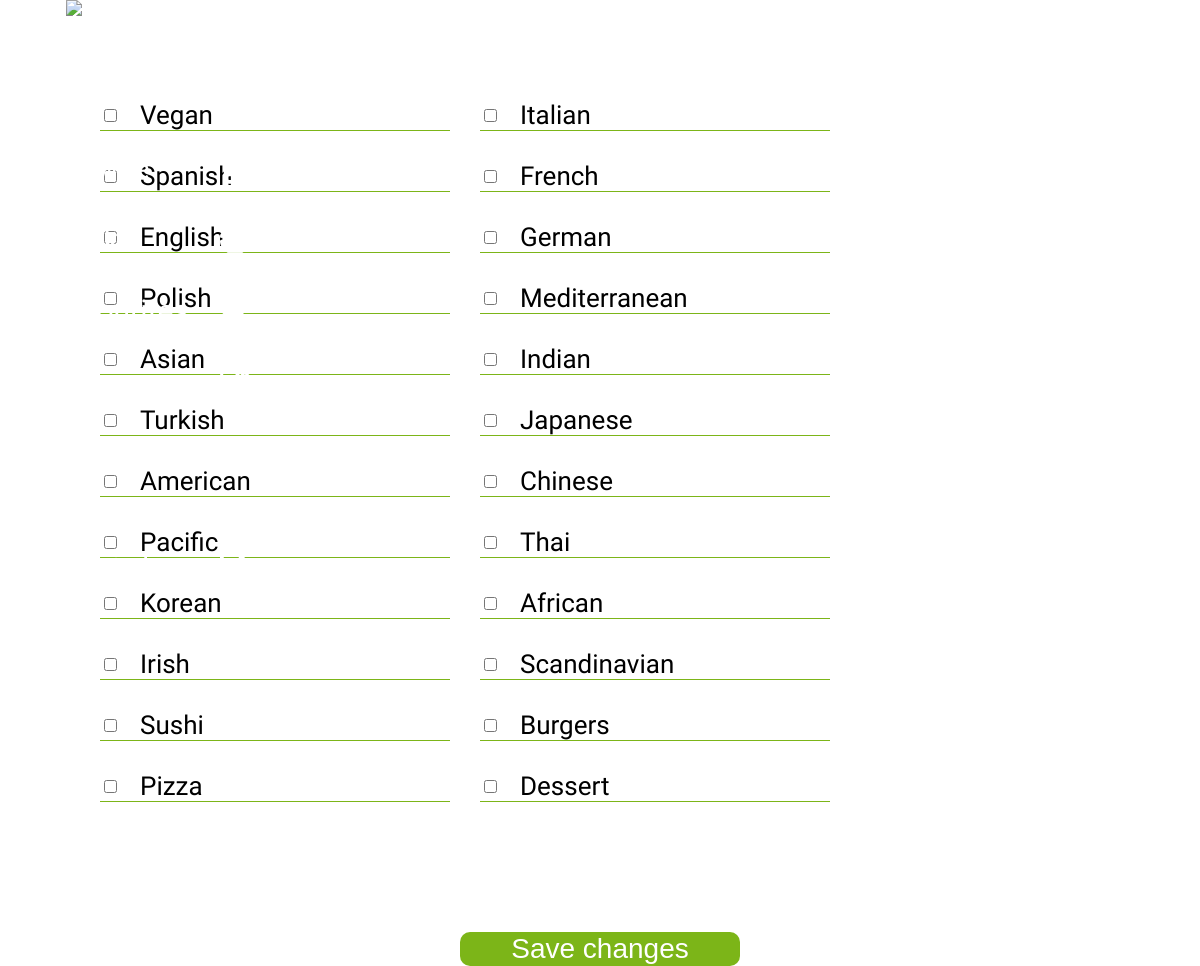
The app's page /Views/current_user_preferences.php (signed in), older data.
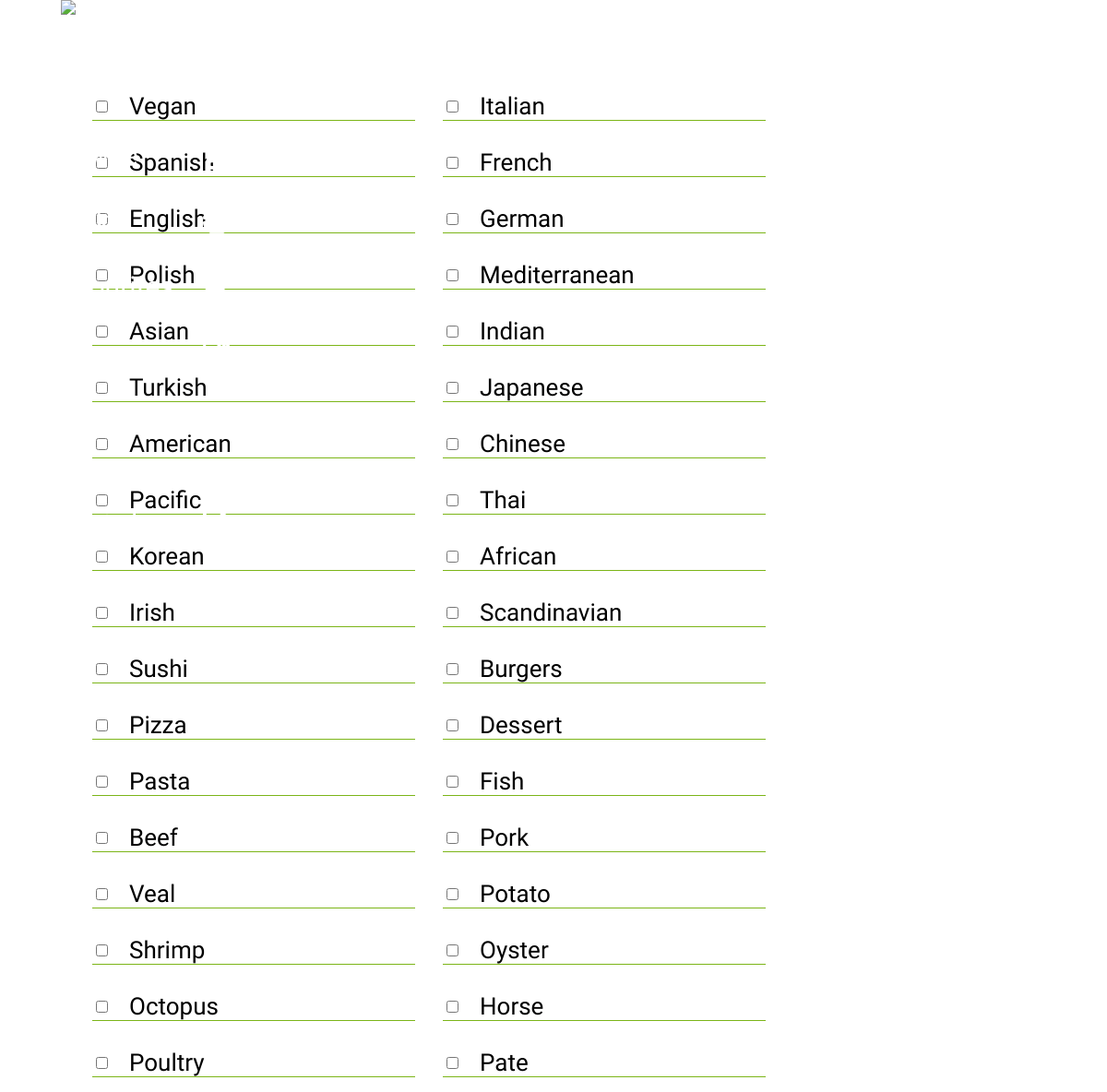
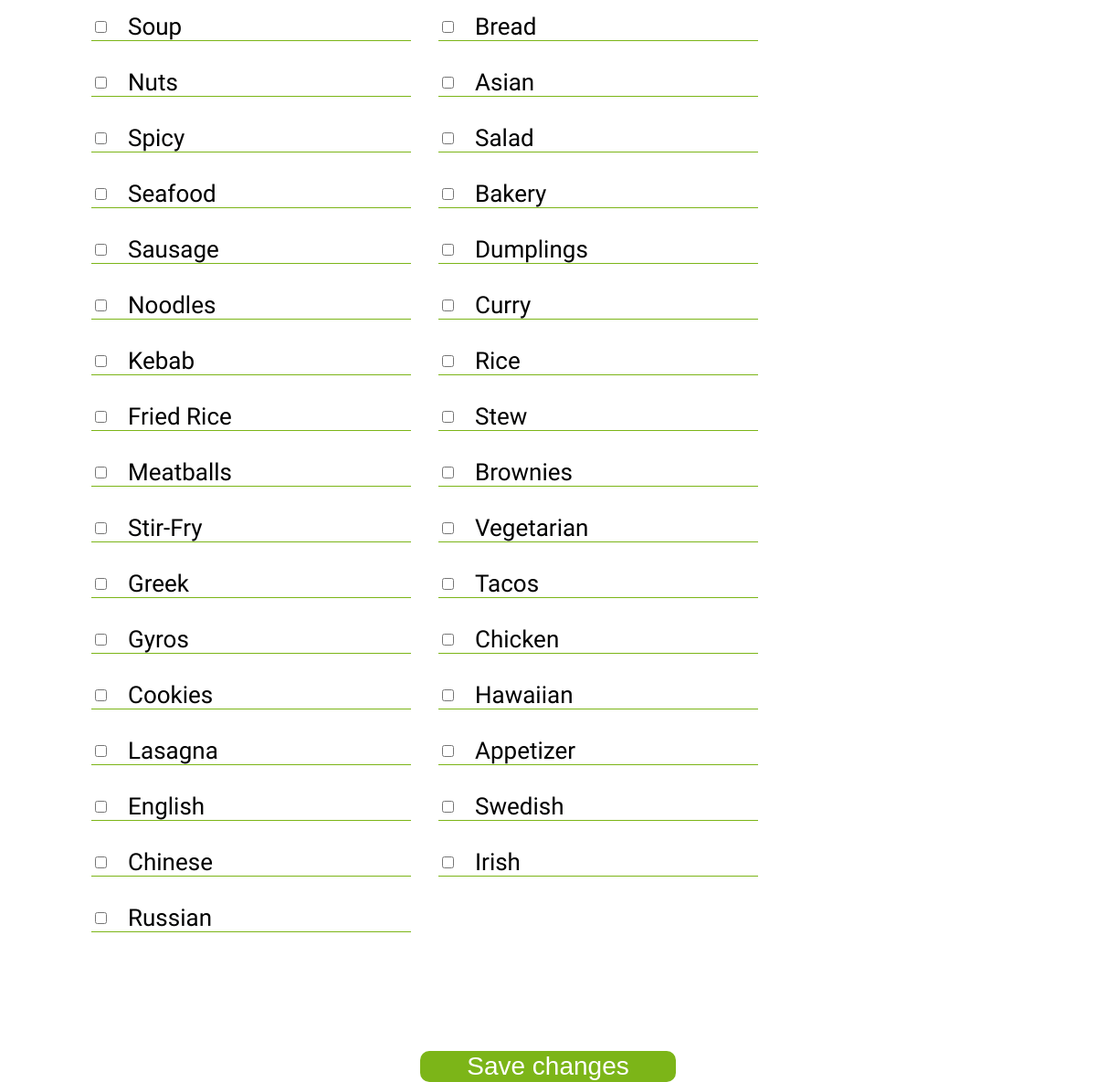
The same page, newer data (2 pictures, top to bottom).
### tables this page shows
CREATE TABLE `user_preferences` (
  `user_pref_id` int(11) NOT NULL,
  `user_id` int(11) NOT NULL,
  `preference` int(11) NOT NULL
);

CREATE TABLE `categories` (
  `category_id` int(11) NOT NULL,
  `category_name` longtext NOT NULL
);

### Classes/user_recipe_preferences_classes.php (called while the page is built, shortened)
<?php
class UserPreference extends Dbh
{
    private int $userId;
    public function __construct(int $userId)
    {
        $this->userId = $userId;
    }
    public function getPreferences(): array
    {
        $connection = $this->connect();
        $query = 'SELECT * FROM categories';
        $stmt = $connection->prepare($query);
        $stmt->execute();
        $categories = $stmt->fetchAll(PDO::FETCH_ASSOC);
        return $categories;
    }
    public function getUserPreferences(): array
    {
        $connection = $this->connect();
        $query = "SELECT preference FROM user_preferences WHERE user_id = :user_id";
        $stmt = $connection->prepare($query);
        $stmt->bindParam(':user_id',$this->userId, PDO::PARAM_INT);
        $stmt->execute();
        $preferences = $stmt->fetchAll(PDO::FETCH_ASSOC);
        return $preferences;
    }
}
?>

### Views/current_user_preferences.php (the view, shortened to what this page needs)
<?php require "nav.php" ?>
<link rel="stylesheet" href="CSS/current_user_preferences.css">
<main class="col-xs-12 col-sm-10 col-md-6 col-lg-11">
    <form method="POST" action="process_form.php">
        <section>
            <?php
            require_once '../Classes/user_recipe_preferences_classes.php';
            $userPreferences = new UserPreference($_SESSION['userid']);
            $categories = $userPreferences->getPreferences();
            $user_prefs = $userPreferences->getUserPreferences();
            $preferences_array = explode(', ', $user_prefs[0]['preference']);
            if (empty($categories)) {
                echo "No categories found!";
            } else {
                foreach ($categories as $category) {
                    $category_name = $category['category_name'];
                    $is_checked = in_array($category_name, $preferences_array);
            ?>
            <div class="preferences">
                <input type="checkbox" <?php if ($is_checked) echo 'checked="checked"'; ?> name="categories[]"
                    value="<?php echo $category['category_name']; ?>">
                <label><?php echo $category['category_name']; ?></label>
            </div>
            <?php
                }
            }
            ?>
        </section>
        <button class="save_changes_button" type="submit">Save changes</button>
    </form>
</main>

### Views/header.php (shortened to what this page needs)
<!DOCTYPE html>
<html lang="eng">
<head>
    <link rel="stylesheet" href="https://cdnjs.cloudflare.com/ajax/libs/flexboxgrid/6.3.1/flexboxgrid.min.css"
        type="text/css">
    <link rel="stylesheet" href="CSS/header.css">
    <link rel="stylesheet" href="CSS/body_grid.css">
</head>
<body>

### Views/nav.php (shortened to what this page needs)
<?php require "header.php" ?>
<link rel="stylesheet" href="CSS/hamburgers.min.css">
<link rel="stylesheet" href="CSS/nav.css">
<aside class="navigation">
    <nav>
        <h2>Recipello</h2>
        <ul>
            <li><a href="mainpage.php">Browse <i class="fa-solid fa-book"></i></a></li>
            <li><a href="#">Cook <i class="fa-solid fa-bowl-food"></i></a></li>
            <?php
            if (isset($_SESSION['userid'])) {
            ?>
                <li><a href="current_user_favourites.php">Favourites <i class="fa-solid fa-star"></i></a></li>
                <li><a href="my_recipes.php">My recipes <i class="fa-regular fa-pen-to-square"></i></a></li>
                <li><a href="current_user.php">Account <i class="fa-solid fa-user"></i></a></li>
            <?php
            } else {
            ?>
                <li><a href="login.php">Login <i class="fa-solid fa-user"></i></a></li>
                <li><a href="register.php">Register now! <i class="fa-solid fa-user"></i></a></li>
            <?php
            }
            if (isset($_SESSION['userid'])) {
            ?>
                <li><a href="../Includes/logout_includes.php">Log out <i class="fa-solid fa-right-from-bracket"></i></a>
                </li>
            <?php
            }
            ?>
        </ul>
        <img src="Images/nav_bg.jpg" alt="nav_background">
    </nav>
</aside>

### Views/CSS/header.css (style rules this page uses)
body { margin:0; font-family: 'Inconsolata', monospace; min-height: 100svh; display:flex; flex-direction: row; gap:0; position: relative; }

### Views/CSS/body_grid.css (style rules this page uses)
@media screen and (min-width: 992px) { body { display: grid; grid-auto-columns: 1fr; grid-template-columns: 300px 1fr; grid-template-rows: 1fr; gap: 10px 0px; grid-template-areas: "nav main"; } }
@media screen and (min-width: 992px) { .navigation { grid-area: nav; } }

### Views/CSS/nav.css (style rules this page uses)
.navigation { position: fixed; font-size: 30px; color: white; left: -100%; top: 0; height: 100%; width: 100vw; max-width: 500px; overflow: hidden; z-index: 50; transition: .5s; }
nav { display: flex; flex-direction: column; align-items: center; position: relative; height: 100%; }
nav>* { z-index: 20; }
nav h2 { margin: 20px 0 0; }
nav ul li a { display: flex; justify-content: space-between; align-items: center; text-decoration: none; color: white; margin: 0 auto; }
nav ul { box-sizing: border-box; list-style-type: none; width: 100%; padding: 0; margin-top: 50px; }
nav ul li { text-align: center; padding: 8px; margin: 25px auto; max-width: 200px; }
nav img { position: absolute; top: 0; right: 0; width: auto; height: 100%; z-index: 2; }
@media screen and (min-width: 576px) { .navigation nav ul li { margin: 20px auto; } }
@media screen and (min-width: 576px) { .navigation nav ul li:last-child { margin: 60px auto; } }
@media screen and (min-width: 992px) { .navigation { left: 0; width: 300px; transition: none; overflow: hidden; z-index: 50; } }
@media screen and (min-width: 992px) { nav ul li:last-child { margin-top: 100px; } }

### Views/CSS/current_user_preferences.css (style rules this page uses)
body { display: flex; flex-wrap: wrap; }
main form { display: flex; flex-direction: column; align-items: center; justify-content: center; }
section { padding:100px; display: flex; align-items: center; flex-wrap: wrap; gap:30px; justify-content: flex-start; }
.preferences { font-size: 26px; display: flex; justify-content: flex-start; gap:20px; align-items: center; width:min(350px,80%); border-bottom: 1px solid #7CB518; }
.save_changes_button { border: none; width: 280px; background-color: #7CB518; border-radius: 10px; color:white; font-size: 28px; cursor: pointer; margin-top: 30px; }

Row changes from the older to the newer data that the page shows:
added categories: category_name "Fish"
added categories: category_name "Pork"
added categories: category_name "Potato"
added categories: category_name "Oyster"
added categories: category_name "Horse"
added categories: category_name "Pate"
added categories: category_name "Bread"
added categories: category_name "Asian"
added categories: category_name "Salad"
added categories: category_name "Bakery"
added categories: category_name "Dumplings"
added categories: category_name "Curry"
added categories: category_name "Rice"
added categories: category_name "Stew"
added categories: category_name "Brownies"
added categories: category_name "Vegetarian"
added categories: category_name "Tacos"
added categories: category_name "Chicken"
added categories: category_name "Hawaiian"
added categories: category_name "Appetizer"
added categories: category_name "Swedish"
added categories: category_name "Irish"
